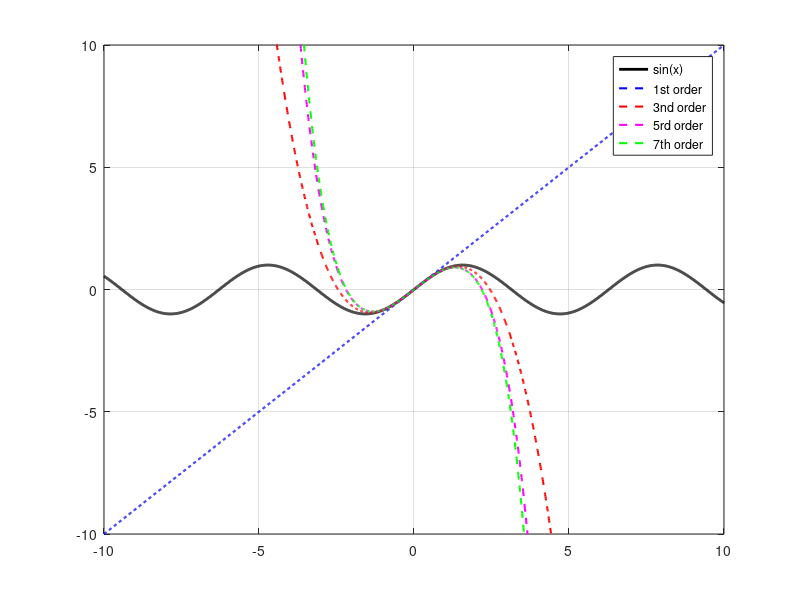

Recreate this plot in MATLAB.
clear all, close all, clc
x = -10:.01:10;
y = sin(x);
plot(x,y,'k','Linewidth',2)
axis([-10 10 -10 10])
grid on, hold on

%% First order Taylor expansion
P = [1 0];
yT1 = polyval(P,x);
plot(x,yT1, 'b--','Linewidth', 1.5)

%% Third order taylor expansion
P = [-1/factorial(3) 0 1 0];
yT3 = polyval(P,x);
plot(x,yT3, 'r--','Linewidth', 1.5)

%% Fifth order taylor expansion
P = [-1/factorial(5) 0 -1/factorial(3) 0 1 0];
yT5 = polyval(P,x);
plot(x,yT5, 'm--','Linewidth', 1.5)

%% Seventh order taylor expansion
P = [-1/factorial(7) 0 -1/factorial(5) 0 -1/factorial(3) 0 1 0];
yT7 = polyval(P,x);
plot(x,yT7, 'g--','Linewidth', 1.5)

legend('sin(x)','1st order', '3nd order', '5rd order', '7th order')
